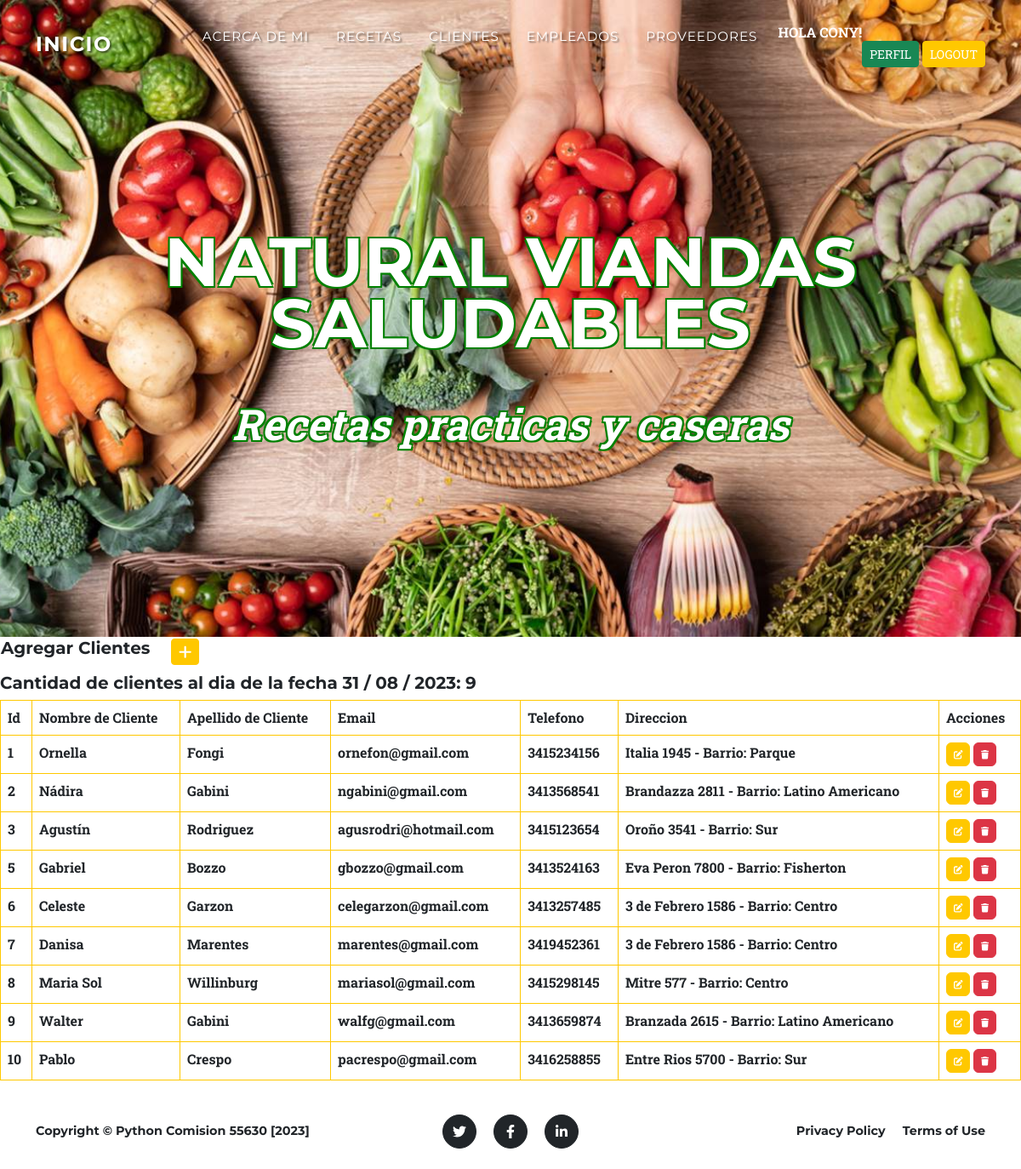
Screenshot of /clientes/ (signed in) with the database file from the repository.
### aplicacion/models.py (models this page shows, shortened)
class Cliente(models.Model):
    nombre = models.CharField(max_length=100)
    apellido = models.CharField(max_length=100)
    email = models.EmailField(unique=True)
    telefono = models.CharField(max_length=20)
    direccion = models.TextField()

### aplicacion/views.py (the view)
# urls.py: path('clientes/', clientes, name = "clientes"),
@login_required
def clientes(request):
    contexto = {'clientes': Cliente.objects.all()}
    return render(request, "aplicacion/clientes.html", contexto)

### aplicacion/templates/aplicacion/clientes.html (shortened to what this page needs)
{% extends 'aplicacion/base.html' %}
{% load static %}
{% block contenido %}
    <table>
        <tr>
            <td width="200"><h5>Agregar Clientes</h5></td>
            <td>
                <a
                href="{% url 'create_cliente' %}"
                class="btn btn-primary btn-sm"
                ><i class="fa fa-plus fa-lg" title="New Record"> </i>
                </a>
            </td>
            </tr>
    </table>
    <h5>Cantidad de clientes al dia de la fecha {% now "d / m / Y" %}: {{ clientes|length }}</h5>
    <table class="table table-bordered border-primary">
        <thead>
            <tr>
                <th>Id</th>
                <th>Nombre de Cliente</th>
                <th>Apellido de Cliente</th>
                <th>Email</th>
                <th>Telefono</th>
                <th>Direccion</th>
                <th>Acciones</th>
            </tr>
        </thead>
        <tbody>
    {% for c in clientes %}
            <tr>
                <td>{{ c.id }}</td>
                <td>{{ c.nombre }}</td>
                <td>{{ c.apellido }}</td>
                <td>{{ c.email }}</td>
                <td>{{ c.telefono }}</td>
                <td>{{ c.direccion }}</td>
                <td>
                    <a
                      href="{% url 'update_cliente' c.id %}"
                      class="btn btn-primary"
                      style="--bs-btn-padding-y: .25rem; --bs-btn-padding-x: .5rem; --bs-btn-font-size: .75rem;"
                      ><i class="fa fa-edit fa-sm" title="Edit Record"></i>
                    </a>
                    <a
                      href="{% url 'delete_cliente' c.id %}"
                      class="btn btn-danger"
                      style="--bs-btn-padding-y: .25rem; --bs-btn-padding-x: .5rem; --bs-btn-font-size: .75rem;"
                      ><i class="fa fa-trash fa-sm" title="Delete Record"></i>
                    </a>
                  </td>
            </tr>
    {% endfor %}
        </tbody>
    </table>
{% endblock contenido %}

### aplicacion/templates/aplicacion/base.html (shortened to what this page needs)
<!DOCTYPE html>
<html lang="en">
    <head>
        {% load static %}
        <link href="{% static 'aplicacion/css/styles.css' %}" rel="stylesheet" />
    </head>
    <body id="page-top">
        <nav class="navbar navbar-expand-lg navbar-dark fixed-top" id="mainNav">
            <div class="container">
                <a class="navbar-brand" href="#page-top" style="color: white; text-shadow: 2px 2px 2px rgba(0, 0, 0, 0.5);">Inicio</a>
                <div class="collapse navbar-collapse" id="navbarResponsive">
                    <ul class="navbar-nav text-uppercase ms-auto py-4 py-lg-0">
                        {% if user.is_authenticated %}
                        <li class="nav-item"><a class="nav-link" href="{% url 'acerca_de_mi' %}" style="text-shadow: 2px 2px 2px rgba(0, 0, 0, 0.5);">Acerca de mi</a></li>
                        <li class="nav-item"><a class="nav-link" href="{% url 'recetas' %}" style="text-shadow: 2px 2px 2px rgba(0, 0, 0, 0.5);">Recetas</a></li>
                        <li class="nav-item"><a class="nav-link" href="{% url 'clientes' %}" style="text-shadow: 2px 2px 2px rgba(0, 0, 0, 0.5);">Clientes</a></li>
                        <li class="nav-item"><a class="nav-link" href="{% url 'empleados' %}" style="text-shadow: 2px 2px 2px rgba(0, 0, 0, 0.5);">Empleados</a></li>
                        <li class="nav-item"><a class="nav-link" href="{% url 'proveedores' %}" style="text-shadow: 2px 2px 2px rgba(0, 0, 0, 0.5);">Proveedores</a></li>
                        <p style="color:white"><strong> Hola {{user.username}}!</p>
                        <div class="text-center">
                        </div>
                        <a class="btn btn-sm btn-success" href="{% url 'editar_perfil' %}">Perfil</a>
                        <a class="btn btn-sm btn-primary" href="{% url 'logout' %}">Logout</a>
                    {% else %}
                        <a class="btn btn-sm btn-success" href="{% url 'registro' %}">Registro</a>
                        <a class="btn btn-sm btn-primary" href="{% url 'login' %}">Login</a>
                    {% endif %}
                    </ul>
                </div>
            </div>
        </nav>
        <header class="masthead">
            <div class="container">
                <div class="masthead-heading text-uppercase" style="color: white; font-size: 80px; text-shadow: -2px -2px 0 green, 2px -2px 0 green, -2px 2px 0 green, 2px 2px 0 green;">NATURAL VIANDAS SALUDABLES</div>
                <div class="masthead-subheading" style="color: white; font-size: 50px; text-shadow: -2px -2px 0 green, 2px -2px 0 green, -2px 2px 0 green, 2px 2px 0 green;">Recetas practicas y caseras</div>
            </div>
        </header>
        {% block contenido %}
        {% endblock contenido %}
        <footer class="footer py-4">
            <div class="container">
                <div class="row align-items-center">
                    <div class="col-lg-4 text-lg-start">Copyright &copy; Python Comision 55630 [2023]</div>
                    <div class="col-lg-4 my-3 my-lg-0">
                        <a class="btn btn-dark btn-social mx-2" href="#!" aria-label="Twitter"><i class="fab fa-twitter"></i></a>
                        <a class="btn btn-dark btn-social mx-2" href="#!" aria-label="Facebook"><i class="fab fa-facebook-f"></i></a>
                        <a class="btn btn-dark btn-social mx-2" href="#!" aria-label="LinkedIn"><i class="fab fa-linkedin-in"></i></a>
                    </div>
                    <div class="col-lg-4 text-lg-end">
                        <a class="link-dark text-decoration-none me-3" href="#!">Privacy Policy</a>
                        <a class="link-dark text-decoration-none" href="#!">Terms of Use</a>
                    </div>
                </div>
            </div>
        </footer>
    </body>
</html>

### rows the page displays
Cliente: id "1", nombre "Ornella", apellido "Fongi", email "ornefon@gmail.com", telefono "3415234156", direccion "Italia 1945 - Barrio: Parque"
Cliente: id "2", nombre "Nádira", apellido "Gabini", email "ngabini@gmail.com", telefono "3413568541", direccion "Brandazza 2811 - Barrio: Latino Americano"
Cliente: id "3", nombre "Agustín", apellido "Rodriguez", email "agusrodri@hotmail.com", telefono "3415123654", direccion "Oroño 3541 - Barrio: Sur"
Cliente: id "5", nombre "Gabriel", apellido "Bozzo", email "gbozzo@gmail.com", telefono "3413524163", direccion "Eva Peron 7800 - Barrio: Fisherton"
Cliente: id "6", nombre "Celeste", apellido "Garzon", email "celegarzon@gmail.com", telefono "3413257485", direccion "3 de Febrero 1586 - Barrio: Centro"
Cliente: id "7", nombre "Danisa", apellido "Marentes", email "marentes@gmail.com", telefono "3419452361", direccion "3 de Febrero 1586 - Barrio: Centro"
Cliente: id "8", nombre "Maria Sol", apellido "Willinburg", email "mariasol@gmail.com", telefono "3415298145", direccion "Mitre 577 - Barrio: Centro"
Cliente: id "9", nombre "Walter", apellido "Gabini", email "walfg@gmail.com", telefono "3413659874", direccion "Branzada 2615 - Barrio: Latino Americano"
Cliente: id "10", nombre "Pablo", apellido "Crespo", email "pacrespo@gmail.com", telefono "3416258855", direccion "Entre Rios 5700 - Barrio: Sur"

### other values shown
{{ user.username }} "CONY"
{{ clientes|length }} "9"
